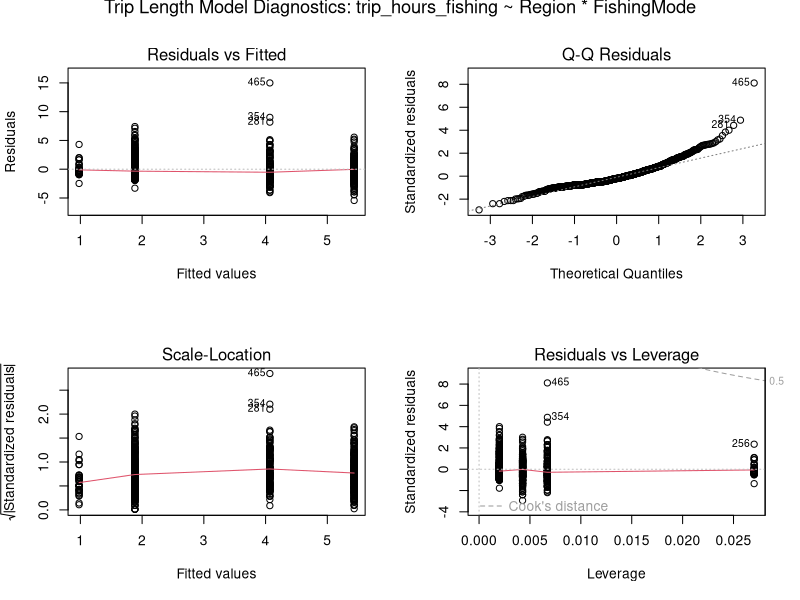
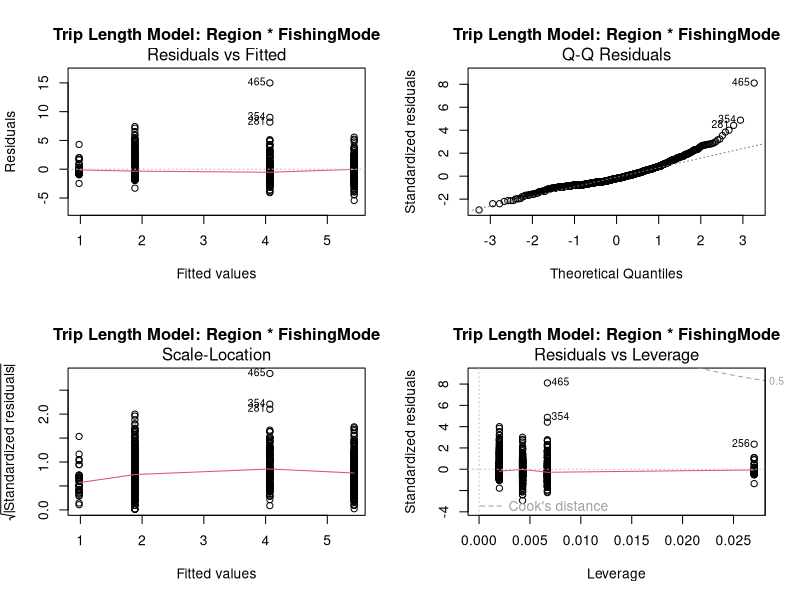

These charts were generated, in order, by the following R code: (Note: this script raises an error after producing the figures.)
library(ggplot2)
library(dplyr)
library(tidyr)
library(viridis)
library(lubridate)
library(broom)


mode_colors <- c(
  "Boat"  = "#4B8BC8",  # blue
  "Shore" = "#3BAA36"   # green
)

creel <- read.csv("cleanedcreeltable.csv") %>%
  dplyr::mutate(
    dt_return = suppressWarnings(lubridate::ymd_hm(dateTimeReturnInterview)),
    dt_left   = suppressWarnings(lubridate::ymd_hm(dateTimeLeftLanding)),
    
    # make sure this is numeric hours (if it's already hours, great)
    timeNotFishing_num = suppressWarnings(as.numeric(timeNotFishing)),
    
    trip_hours_total   = as.numeric(difftime(dt_return, dt_left, units = "hours")),
    trip_hours_fishing = trip_hours_total - timeNotFishing_num,
    
    valid_trip = !is.na(trip_hours_fishing) &
      trip_hours_fishing >= 0 &
      trip_hours_fishing <= 24
  )

urban <- creel %>%
  dplyr::filter(
    Region %in% c("Great Lakes", "Inland"),
    FishingMode %in% c("Boat", "Shore")
  ) %>%
  dplyr::mutate(
    Region = factor(Region, levels = c("Great Lakes", "Inland")),
    FishingMode = factor(FishingMode, levels = c("Boat", "Shore"))
  )

# ----------------------------
# 2) TRIP LENGTH: model + plot
# ----------------------------
trip_mod <- lm(trip_hours_fishing ~ Region * FishingMode,
               data = urban %>% dplyr::filter(valid_trip))

trip_results <- broom::tidy(trip_mod, conf.int = TRUE)

trip_plot_df <- urban %>%
  dplyr::filter(valid_trip, !is.na(site_method)) %>%
  dplyr::mutate(
    trip_bin = cut(
      trip_hours_fishing,
      breaks = 0:11,
      labels = paste0(0:10, "–", 1:11, " hr"),
      include.lowest = TRUE,
      right = FALSE
    ),
    site_method = factor(
      site_method,
      levels = c("Inland Boat", "Inland Shore", "Great Lakes Boat", "Great Lakes Shore")
    )
  ) %>%
  dplyr::count(site_method, FishingMode, trip_bin) %>%
  dplyr::group_by(site_method) %>%
  dplyr::mutate(prop = n / sum(n)) %>%
  dplyr::ungroup()

mean_trips <- urban %>%
  dplyr::filter(valid_trip, !is.na(site_method)) %>%
  dplyr::group_by(site_method) %>%
  dplyr::summarise(mean_hours = mean(trip_hours_fishing, na.rm = TRUE), .groups = "drop") %>%
  dplyr::mutate(
    mean_label = sprintf("%02d:%02d", floor(mean_hours), round((mean_hours %% 1) * 60)),
    trip_bin = factor("0–1 hr", levels = paste0(0:10, "–", 1:11, " hr")) # anchor label at first bin
  )

trip_fig <- ggplot(trip_plot_df, aes(trip_bin, prop, fill = FishingMode)) +
  geom_col() +
  facet_wrap(~ site_method, nrow = 1) +
  geom_text(
    data = mean_trips,
    aes(x = trip_bin, y = Inf, label = mean_label),
    inherit.aes = FALSE,
    vjust = 1.4, hjust = -0.1,
    fontface = "bold", size = 5
  ) +
  scale_fill_manual(values = mode_colors) +
  labs(
    title = "Distribution of Fishing Trip Lengths by Fishing Mode Across Urban Systems",
    x = "Trip Length (hours)",
    y = "Proportion of Anglers",
    fill = "Fishing Mode"
  ) +
  theme_minimal(base_size = 14) +
  theme(axis.text.x = element_text(angle = 45, hjust = 1))
# ----------------------------
# ASSUMPTION CHECKS: Trip length model only
# ----------------------------

# Fit the model (adjust variable names if yours differ)
trip_mod <- lm(trip_hours_fishing ~ Region * FishingMode, data = urban)

# 1) Diagnostic plots (Residuals vs Fitted, QQ, Scale-Location, Leverage)
pdf("TripLength_AssumptionChecks.pdf", width = 11, height = 8.5)
par(mfrow = c(2, 2))
plot(trip_mod)
mtext("Trip Length Model Diagnostics: trip_hours_fishing ~ Region * FishingMode",
      outer = TRUE, line = -1, cex = 1.1)
dev.off()

# 2) Normality test on residuals (note: very sensitive with large n)
shapiro.test(residuals(trip_mod))
#Shapiro-Wilk normality test data:  residuals(trip_mod) W = 0.90799, p-value < 2.2e-16

# 3) Homoscedasticity (Breusch-Pagan test)
if (!requireNamespace("lmtest", quietly = TRUE)) install.packages("lmtest")
lmtest::bptest(trip_mod)
# Breusch-Pagan test data:  trip_mod BP = 17.673, df = 3, p-value = 0.0005137

# 4) Influential points (Cook's distance)
cooks <- cooks.distance(trip_mod)
summary(cooks)

# Optional: list most influential rows
order(cooks, decreasing = TRUE)[1:10]


# 3) MOTIVATIONS MADE INTO CATEGORIES
urban <- urban %>%
  dplyr::rowwise() %>%
  dplyr::mutate(
    centrality_nonNA = sum(!is.na(c_across(c(
      c1LifeRevolves, c3MostEnjoyable, c4SignificantIncome, c6NoTimeHobbies,
      c8NoAlternative, c9FriendsFish, c11LoseFriends, c13OtherLeisure
    )))),
    Centrality = dplyr::if_else(
      centrality_nonNA >= 5,
      mean(c_across(c(
        c1LifeRevolves, c3MostEnjoyable, c4SignificantIncome, c6NoTimeHobbies,
        c8NoAlternative, c9FriendsFish, c11LoseFriends, c13OtherLeisure
      )), na.rm = TRUE),
      NA_real_
    ),
    
    catch_nonNA = sum(!is.na(c_across(c(c5Enjoyable, c7MaximizeNumbers, c14KeepFishing)))),
    CatchOrientation = dplyr::if_else(
      catch_nonNA >= 2,
      mean(c_across(c(c5Enjoyable, c7MaximizeNumbers, c14KeepFishing)), na.rm = TRUE),
      NA_real_
    ),
    
    trophy_nonNA = sum(!is.na(c_across(c(c2TrophySpots, c15SpecialGear, c12BigSmall)))),
    TrophyOrientation = dplyr::if_else(
      trophy_nonNA >= 2,
      mean(c_across(c(c2TrophySpots, c15SpecialGear, c12BigSmall)), na.rm = TRUE),
      NA_real_
    ),
    
    HarvestOrientation = dplyr::if_else(!is.na(c10ReleaseFish), c10ReleaseFish, NA_real_)
  ) %>%
  dplyr::ungroup()

mot_long <- urban %>%
  dplyr::select(
    Region, FishingMode,
    Centrality, CatchOrientation, TrophyOrientation, HarvestOrientation
  ) %>%
  tidyr::pivot_longer(
    cols = c(Centrality, CatchOrientation, TrophyOrientation, HarvestOrientation),
    names_to = "MotivationCategory",
    values_to = "Score"
  ) %>%
  dplyr::filter(!is.na(Score)) %>%
  dplyr::mutate(
    MotivationCategory = factor(
      MotivationCategory,
      levels = c("Centrality","CatchOrientation","TrophyOrientation","HarvestOrientation"),
      labels = c("Centrality","Catch Orientation","Trophy Orientation","Harvest Orientation")))

# Models per category
mot_models <- mot_long %>%
  dplyr::group_by(MotivationCategory) %>%
  dplyr::do(broom::tidy(lm(Score ~ Region * FishingMode, data = .), conf.int = TRUE)) %>%
  dplyr::ungroup()

# Predictions for interaction figure
preds <- mot_long %>%
  dplyr::group_by(MotivationCategory) %>%
  dplyr::do({
    m <- lm(Score ~ Region * FishingMode, data = .)
    nd <- expand.grid(
      Region = levels(mot_long$Region),
      FishingMode = levels(mot_long$FishingMode))
    cbind(nd, predict(m, nd, interval = "confidence"))
  }) %>%
  dplyr::ungroup()

mot_interaction_fig <- ggplot(preds, aes(Region, fit, group = FishingMode, color = FishingMode)) +
  geom_line(linewidth = 1.1) +
  geom_point(size = 3) +
  geom_errorbar(aes(ymin = lwr, ymax = upr), width = 0.1) +
  scale_color_manual(values = mode_colors) +
  facet_wrap(~ MotivationCategory, ncol = 2) +
  labs(
    title = "Region × Fishing Mode Effects on Motivation Scores",
    x = "Urban System",
    y = "Predicted Motivation Score",
    color = "Fishing Mode") +
  theme_minimal(base_size = 14)

# 4) ASSUMPTION CHECKS
# Saves ALL diagnostic plots into one PDF.

pdf("Objective1_AssumptionChecks.pdf", width = 11, height = 8.5)

# --- Trip length diagnostics ---
par(mfrow = c(2,2))
plot(trip_mod, main = "Trip Length Model: Region * FishingMode")

-
check_mot_model <- function(cat_name) {
  dat <- dplyr::filter(mot_long, MotivationCategory == cat_name)
  m <- lm(Score ~ Region * FishingMode, data = dat)
  
  par(mfrow = c(2,2))
  plot(m, main = paste("Motivation:", cat_name))
  
  cat("\n=============================\n")
  cat("Motivation category:", as.character(cat_name), "\n")
  cat("=============================\n")
  print(broom::tidy(m, conf.int = TRUE))
  
  cat("\nShapiro test on residuals (sensitive w/ large n):\n")
  print(shapiro.test(residuals(m)))
}

for (cat in levels(mot_long$MotivationCategory)) check_mot_model(cat)

dev.off()

